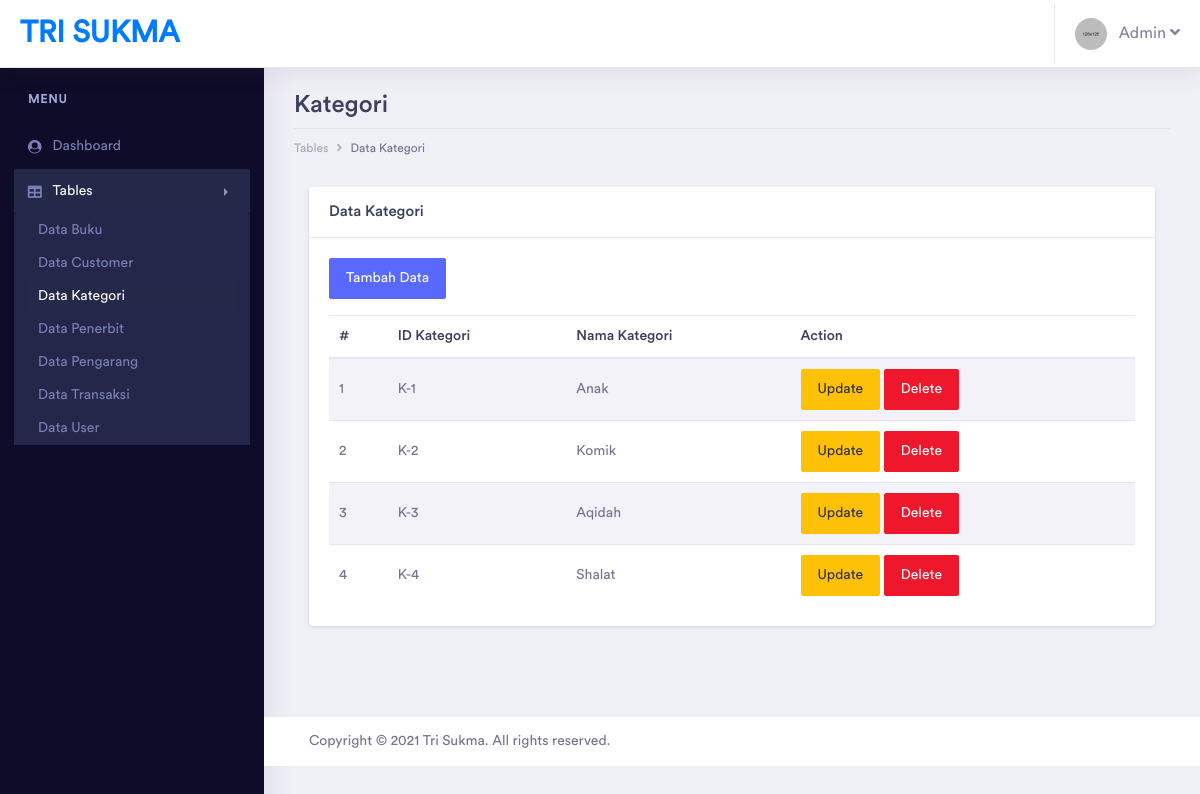
Before: /admin/pages/tables/kategori/table_kategori.php (signed in) with the older database file.
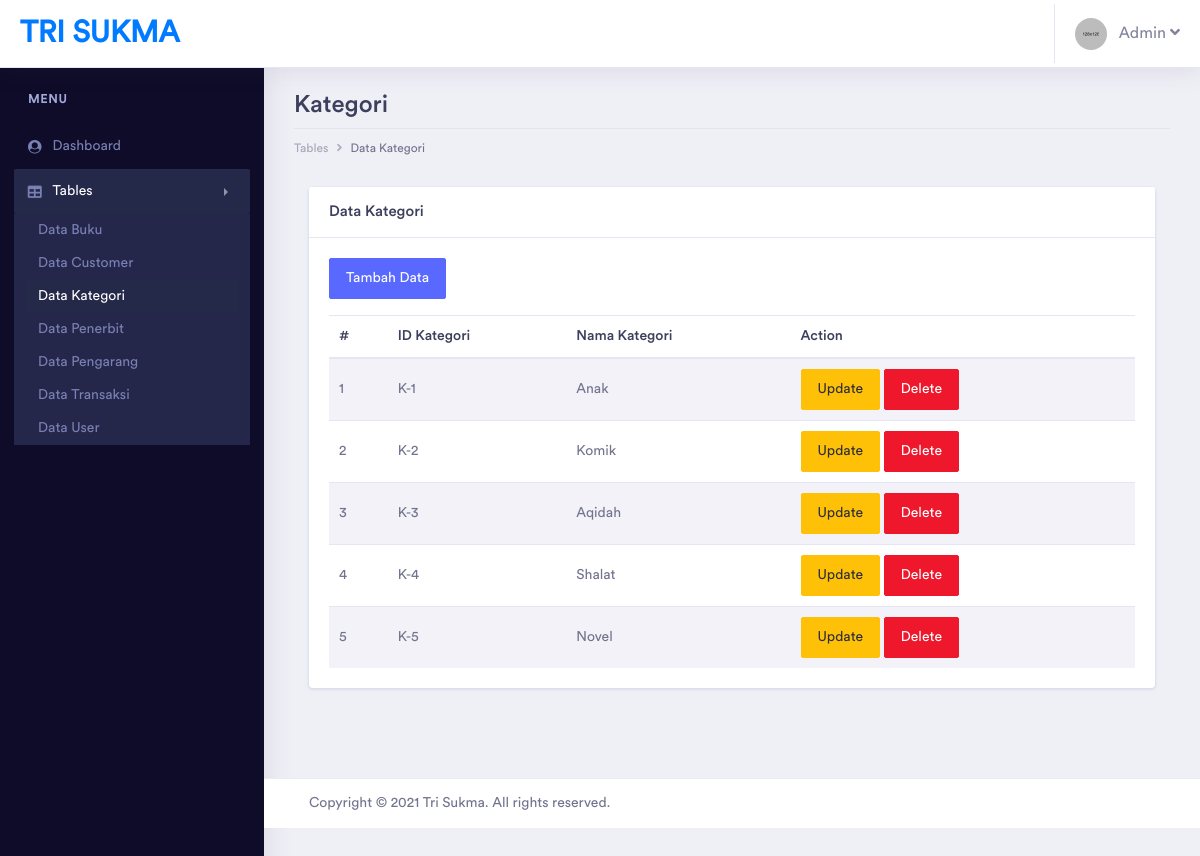
After: the same page with the newer database file.
### tables this page shows
CREATE TABLE `kategori` (
  `id_kategori` varchar(20) NOT NULL,
  `nama_kategori` varchar(50) NOT NULL,
  `deleted` tinyint(1) NOT NULL
);

### admin/pages/tables/kategori/table_kategori.php (the view, shortened to what the changed rows need)
<?php
include '../../../../helper/connection.php';
?>
<?php
if(!$_SESSION['username'] && !$_SESSION['password'] && $_SESSION['tipe_user'] != "Admin")
{
    echo "
		<script type='text/javascript'>
		alert('Anda harus login terlebih dahulu!')
		window.location='../../../index.php';
		</script>";
}
else
{
?>
<!doctype html>
<html lang="en">
<head>
    <link rel="stylesheet" href="../../../assets/vendor/bootstrap/css/bootstrap.min.css">
    <link href="../../../assets/vendor/fonts/circular-std/style.css" rel="stylesheet">
    <link rel="stylesheet" href="../../../assets/libs/css/style.css">
    <link rel="stylesheet" href="../../../assets/vendor/fonts/fontawesome/css/fontawesome-all.css">
    <link rel="stylesheet" href="../../../assets/vendor/charts/chartist-bundle/chartist.css">
    <link rel="stylesheet" href="../../../assets/vendor/charts/morris-bundle/morris.css">
    <link rel="stylesheet" href="../../../assets/vendor/fonts/material-design-iconic-font/css/materialdesignicons.min.css">
    <link rel="stylesheet" href="../../../assets/vendor/charts/c3charts/c3.css">
    <link rel="stylesheet" href="../../../assets/vendor/fonts/flag-icon-css/flag-icon.min.css">
</head>
<body>
    <div class="dashboard-main-wrapper">
        <div class="dashboard-wrapper">
            <div class="dashboard-ecommerce">
                <div class="container-fluid dashboard-content ">
                    <div class="row">
                        <div class="col-xl-12 col-lg-12 col-md-12 col-sm-12 col-12">
                            <div class="page-header">
                                <h2 class="pageheader-title">Kategori</h2>
                            </div>
                        </div>
                    </div>
                    <div class="col-xl-12">
                        <div class="card">
                            <div class="card-body">
                                <table class="table table-striped mt-3">
                                    <thead>
                                        <tr>
                                            <th>#</th>
                                            <th>ID Kategori</th>
                                            <th>Nama Kategori</th>
                                            <th>Action</th>
                                        </tr>
                                    </thead>
                                    <tbody>
                                        <?php
                                            $query = "SELECT * FROM kategori where deleted=0";
                                            $result = mysqli_query($con, $query);
                                            if (mysqli_num_rows($result) > 0)
                                            {
                                                $index = 1;
                                                while($row = mysqli_fetch_assoc($result))
                                                {
                                                    $id_kategori = $row['id_kategori'];
                                                    echo "
                                                    <tr>
                                                        <td>" . $index++ . "</td>
                                                        <td>" . $row["id_kategori"] . "</td>
                                                        <td>" . $row["nama_kategori"]  . "</td>
                                                        <td>
                                                            <a href='form_edit_kategori.php?id_kategori=$id_kategori' class='btn btn-warning'>Update</a>
                                                            <a href='process/delete_kategori.php?id_kategori=$id_kategori' class='btn btn-danger'>Delete</a>
                                                        </td>
                                                    </tr>
                                                    ";
                                                }
                                            }
                                            ?>
                                    </tbody>
                                </table>
                            </div>
                        </div>
                    </div>
                </div>
            </div>
        </div>
    </div>
</body>
</html>
<?php } ?>

Changed rows visible on the page:
now on this page (row edited): kategori: id_kategori "K-5", nama_kategori "Novel"
